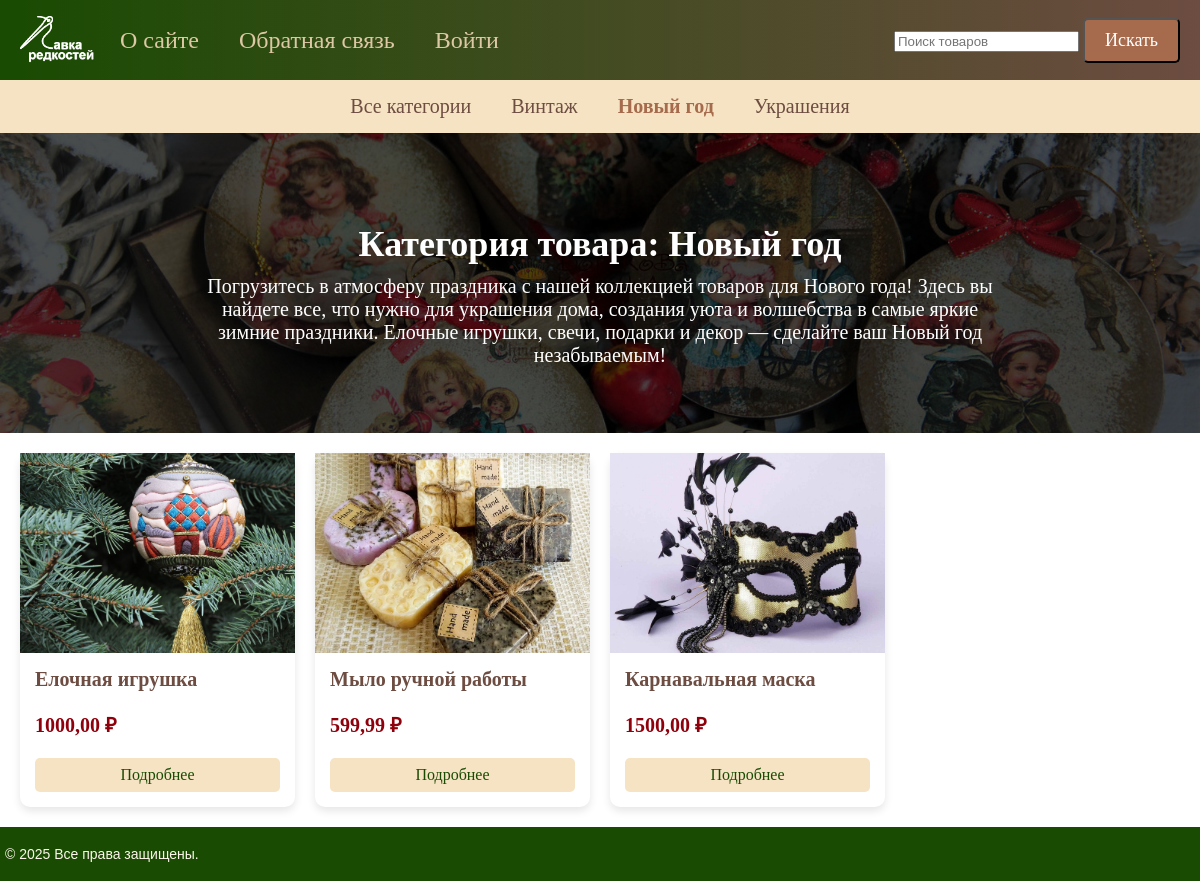
Before: /products/category/novi-god/ with the older database file.
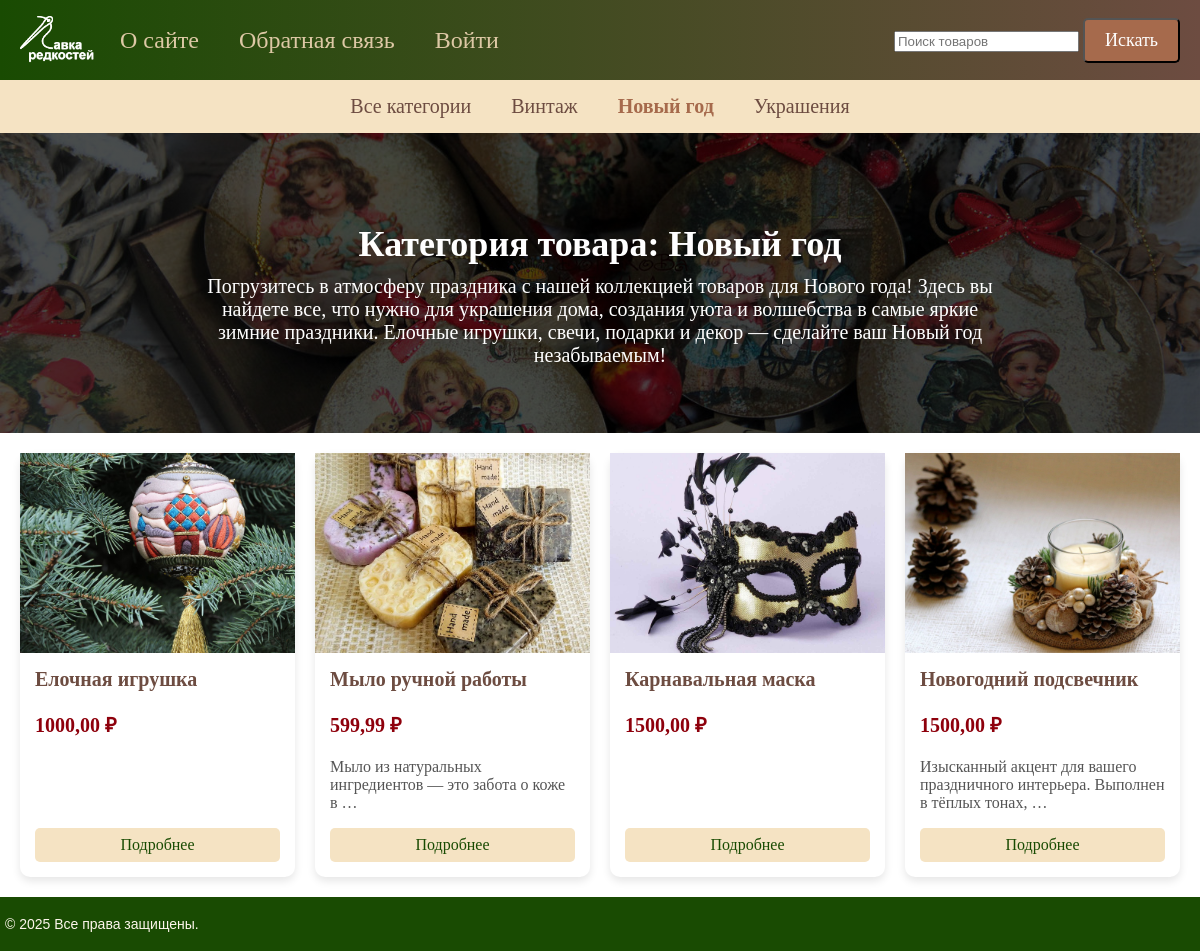
After: the same page with the newer database file.
### products/models.py (models this page shows, shortened)
class Category(models.Model):
    name = models.CharField(max_length=100, db_index=True,
                            verbose_name="Загловок")
    slug = models.SlugField(max_length=255, unique=True, db_index=True,
                            verbose_name="Слаг")
    def get_absolute_url(self):
        return reverse('category', kwargs={'category_slug': self.slug})
    class Meta:
        verbose_name = 'Категория товаров'
        verbose_name_plural = 'Категории товаров'

class Product(models.Model):
    class Status(models.IntegerChoices):
        DRAFT = 0, 'Скрыто'
        PUBLISHED = 1, 'Опубликовано'
    objects = models.Manager()
    published = PublishedModel()
    title = models.CharField(max_length=255, verbose_name="Название")
    content = models.TextField(blank=True, verbose_name="Описание")
    price = models.DecimalField(max_digits=10, decimal_places=2,
                                blank=False, null=False, verbose_name="Цена")
    image = models.ImageField(upload_to="product_images/",
                              verbose_name="Изображение")
    is_published = models.BooleanField(
        choices=tuple(map(lambda x: (bool(x[0]), x[1]), Status.choices)),
        default=Status.DRAFT, verbose_name="Состояние")
    slug = models.SlugField(max_length=255, db_index=True, unique=True)
    category = models.ForeignKey(Category, on_delete=models.CASCADE,
                                 verbose_name="Категория")
    tags = models.ManyToManyField('TagProduct', blank=True,
                                  related_name='tags', verbose_name="Теги")
    class Meta:
        verbose_name = 'Товар'
        verbose_name_plural = 'Товары'

class CategoryDetails(models.Model):
    category = models.OneToOneField(Category, on_delete=models.CASCADE,
                                    related_name='details')
    description = models.TextField(blank=True, verbose_name="Описание")
    banner_image = models.ImageField()
    class Meta:
        verbose_name = 'Описание категории'
        verbose_name_plural = 'Описания категорий'

### products/views.py (the view)
class ProductCategory(DataMixin, ListView):
    model = Product
    template_name = 'products/category_detail.html'
    context_object_name = 'products'
    allow_empty = False
    def get_queryset(self):
        return Product.published.filter(category__slug=self.kwargs[
            'category_slug']).select_related('category')
    def get_context_data(self, **kwargs):
        context = super().get_context_data(**kwargs)
        category = context['products'][0].category
        return self.get_mixin_context(context,
                                      title='Категория - ' + category.name,
                                      cat_selected=category.pk,
                                      category=category
                                      )

### core/templatetags/menu_tags.py (called while the page is built)
@register.inclusion_tag('core/menu.html')
def show_menu():
    menu = [
        {'title': "О сайте", 'url_name': 'about_us'},
        {'title': "Обратная связь", 'url_name': 'contact'},
        {'title': "Войти", 'url_name': 'login'},
    ]
    return {'menu': menu}

### products/converters.py (called while the page is built)
    def to_python(self, value):
        return value

    def to_url(self, value):
        return value

### products/models.py (called while the page is built)
    def get_queryset(self):
        return super().get_queryset().filter(
            is_published=Product.Status.PUBLISHED)

### products/templatetags/products_tags.py (called while the page is built)
@register.inclusion_tag('products/list.html')
def show_categories(cat_selected=0):
    categories = Category.objects.annotate(
        total=Count("product")).filter(total__gt=0)
    return {"categories": categories, 'cat_selected': cat_selected}

### products/utils.py (called while the page is built)
    def get_mixin_context(self, context, **kwargs):
        if self.title_page:
            context['title'] = self.title_page
        context['cat_selected'] = None
        context.update(kwargs)
        return context

### products/templates/products/category_detail.html
{% extends 'base.html' %}
{% load static %}
{% block content %}
{% if category.details %}
      {% if category.details.banner_image %}
      <div class="banner" style="background-image: linear-gradient(rgba(0, 0, 0, 0.7), rgba(0, 0, 0, 0.7)), url('{% static 'core/images/' %}{{ category.details.banner_image }}');">
               {% if category.details.description %}
                <div class="banner-content">
                  <h1>Категория товара: {{category.name}}</h1>
                  <p>{{ category.details.description }}</p>
                </div>
              {% endif %}
          </div>
      {% endif %}
    {% endif %}
<div class="container">
    {% if products %}
    <div class="grid">
        {% for p in products %}
        <div class="card">
            <img src="{{ p.image.url }}" alt="{{ p.title }}">
              <div class="card-body">
                <div class="card-content">
                  <h5 class="card-title">{{ p.title }}</h5>
                  <p class="product-price">{{ p.price }} ₽</p>
                  <div class="card-text">
                    {% autoescape off %}
                    {{ p.content|linebreaks|truncatewords:10 }}
                    {% endautoescape %}
                  </div>
                </div>
                <a href="{% url 'product_detail' p.slug %}" class="btn">Подробнее</a>
              </div>
          </div>
        {% endfor %}
    </div>
    {% else %}
    <p>Нет товаров в этой категории.</p>
    {% endif %}
</div>
{% endblock %}

### products/templates/products/list.html
{% for cat in categories %}
    {% if cat.id == cat_selected %}
        <li class="selected">{{cat.name}}</li>
    {% else %}
        <li><a href="{{ cat.get_absolute_url }}">{{cat.name}}</a></li>
    {% endif %}
{% endfor %}

Changed rows visible on the page:
changed Product "Мыло ручной работы": content (not shown) → "Мыло из натуральных ингредиентов — это забота о коже в …"
added Product: image (picture), title "Новогодний подсвечник", price "1500,00", content "Изысканный акцент для вашего праздничного интерьера. Выполнен в тёплых тонах, …"
